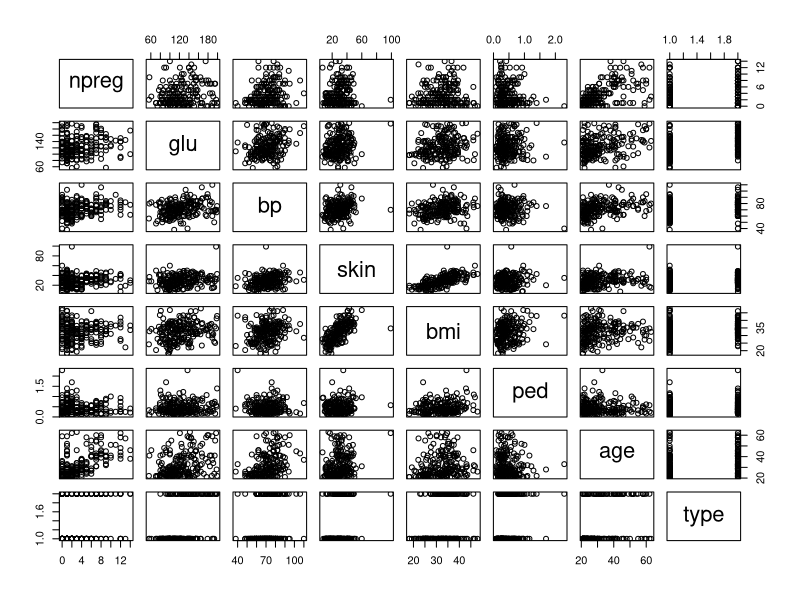
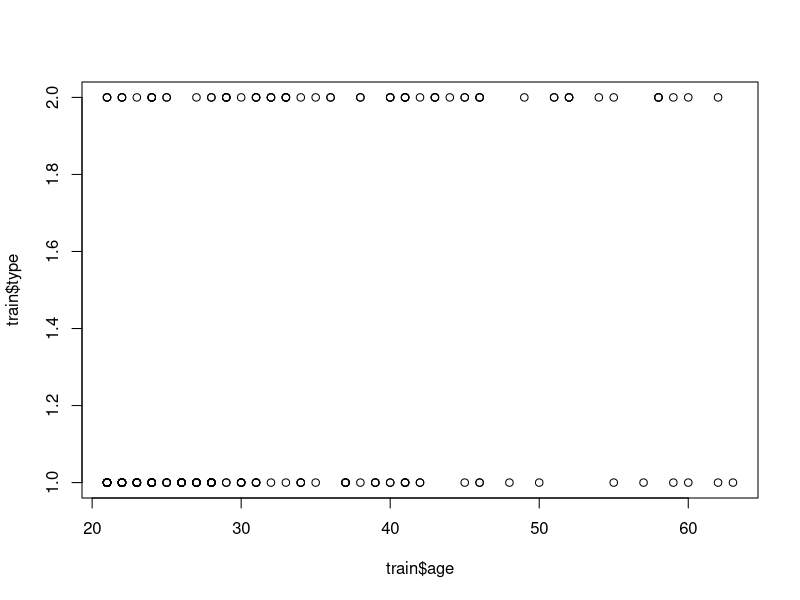

The R script that drew these images, in order:
install.packages('MASS')
library(MASS)
head(Pima.tr)
head(Pima.te)
train <- Pima.tr
test <- Pima.te

#converting yes no into 0 and 1 factor.
library(plyr)
train$type <- revalue(train$type, c("Yes"=1))
train$type <- revalue(train$type, c("No"=0))
str(train)
test$type <- revalue(test$type, c("Yes"=1))
test$type <- revalue(test$type, c("No"=0))
str(test)

pairs(train, colors = train$type)
plot(train$age,train$type)

library(caTools)

#model building glm used for logistic regression
classifier<-glm(formula = train$type~ train$age+train$bmi,family = binomial(),data = train)
summary(classifier)


#probablity of diabetes
test<-test[1:200,]
prob_pred <- predict(classifier,type = 'response',newdata = test[-8])
#if prob is higher than 0. 5 consider that as diabetic = yes
y_pred<-ifelse(prob_pred>0.5,1,0)



#confusion matrix
cm<-table(test[,8],y_pred>0.5)
cm

# Prediction accuracy
sum(diag(cm)) / sum(cm) 

#What does the model fitted in exercise 3 predict in terms
#of probability for someone age 35 with bmi of 32, what about bmi of 22?

type<-train$type
age <-train$age
bmi <-train$bmi
classifier1<-glm(formula = type~ age+bmi,family = binomial(),data = train)
newdata<- data.frame(age=20,bmi = 37)

predict(classifier1, newdata, type = "response")
